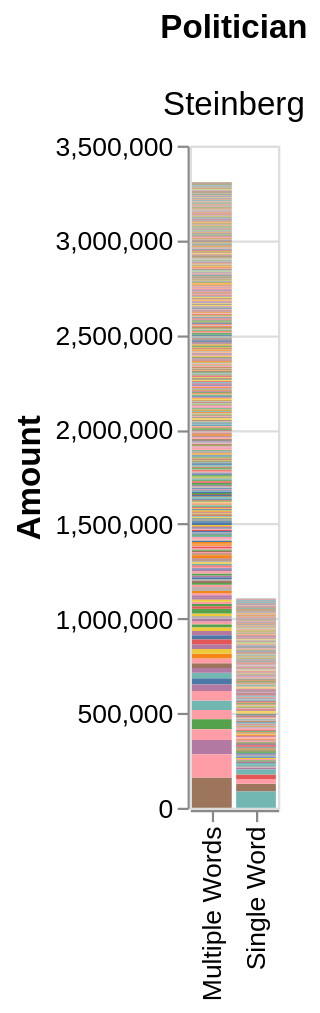

Specify this chart in Vega-Lite:
### Vega-Lite specification from a JSON file in a GitHub repository (floating-point values rounded to 4 significant figures; data arrays with more than 128 entries replaced by an {"elided": "..."} marker saying what was removed)
{"config": {"view": {"continuousWidth": 400, "continuousHeight": 300}}, "data": {"name": "data-94768a82a91c5c7b8ff14cf514d45d50"}, "mark": "bar", "encoding": {"color": {"field": "contributorLastName", "legend": null, "type": "nominal"}, "column": {"field": "PoliticianLastName", "header": {"labelFontSize": 15, "titleFontSize": 15}, "title": "Politician", "type": "nominal"}, "order": {"field": "amount", "sort": "descending", "type": "quantitative"}, "tooltip": [{"field": "contributorLastName", "title": "Contributor's Name", "type": "nominal"}, {"field": "contributorCity", "title": "Contributor's City", "type": "nominal"}, {"field": "amount", "format": "$,.2f", "title": "Amount", "type": "quantitative"}], "x": {"axis": {"labelFontSize": 12, "title": null}, "field": "NameType", "type": "nominal"}, "y": {"axis": {"labelFontSize": 12, "title": "Amount", "titleFontSize": 15}, "field": "amount", "scale": {"domain": [0, 3500000]}, "type": "quantitative"}}, "$schema": "https://vega.github.io/schema/vega-lite/v4.17.0.json", "datasets": {"data-94768a82a91c5c7b8ff14cf514d45d50": {"elided": "2205 records"}}}
